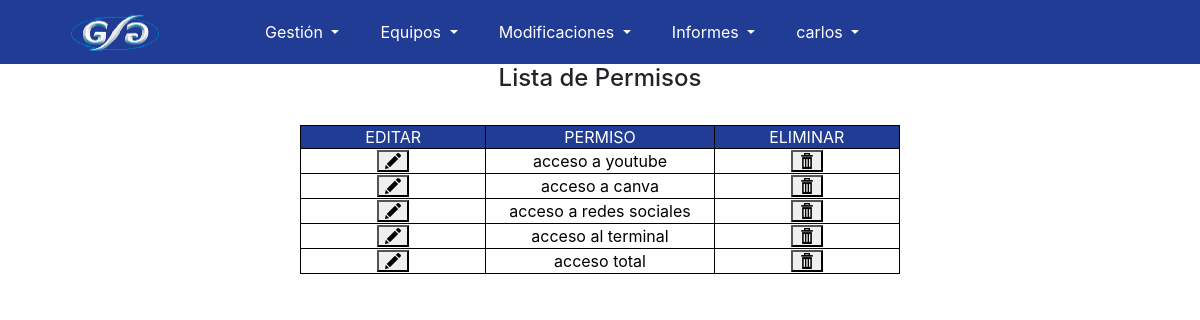
Page /listaPermisos.php (signed in) on the committed database.
### tables this page shows
CREATE TABLE `permisos` (
  `id` int(11) NOT NULL,
  `permiso` varchar(100) NOT NULL
);

### Libs/consultas.php (called while the page is built, shortened)
<?php
function listaPermisos(){
	$listaPermisos = "SELECT * FROM Permisos";
	return $listaPermisos;
}
?>

### listaPermisos.php (the view, shortened to what this page needs)
<?php
include 'header.php';
include 'Libs/consultas.php';
?>
<html>
<head>
</head>
<body>
<div align="center">
<h1>Lista de Permisos</h1><br>
<form action="editPermiso.php" method="post">
<table class="tablaDatos">
	<tr align="center" class="titulo">
		<td>EDITAR</td>
		<td>PERMISO</td>
		<td>ELIMINAR</td>
	</tr>
	<?php
	$Permisos = listaPermisos();
	$result=mysqli_query($conn, $Permisos);
	while ($row=mysqli_fetch_array($result)) {
		echo "<tr align='center' class='contenido'>";
			echo "<td> <button type='submit' name='id' id='id' value='".$row['id']."'><img src='img/edit.png'/></button></td>";
			echo "<td>".$row['permiso']."</td>";
			echo "<td> <button type='submit' name='eliminar' id='eliminar' value='".$row['id']."'><img src='img/delete.png'/></button></td>";
		echo "</tr>";
	}
	?>
</table>
</form>
</body>
</html>

### Estilos/estilosApp.css (style rules this page uses)
h1 { font-size: 2vw; }
h1, h2 { text-align: center; }
table.tablaDatos { border: 1px solid #000; border-collapse: collapse; width: 600px; }
table.tablaDatos td { border: 1px solid #000; min-width: 150px; max-width: auto; }
table.tablaDatos tr.contenido { color: #000; background: white; }
table .titulo { background-color: #213C95; color: white; }

### Estilos/estilosMenu.css (style rules this page uses)
h1 { text-align: center; }

### rows in the picture
permisos: $row['id'] 1 (drawn), permiso "acceso a youtube"
permisos: $row['id'] 2 (drawn), permiso "acceso a canva"
permisos: $row['id'] 3 (drawn), permiso "acceso a redes sociales"
permisos: $row['id'] 4 (drawn), permiso "acceso al terminal"
permisos: $row['id'] 5 (drawn), permiso "acceso total"

### other values in the picture
$nombre "carlos"
